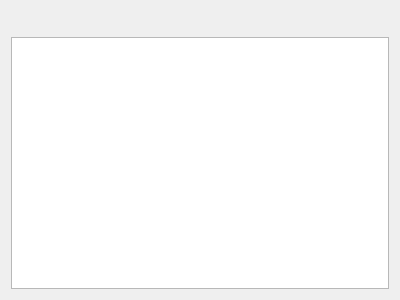
<?xml version="1.0" encoding="UTF-8"?>
<ui version="4.0">
 <class>FormChannels</class>
 <widget class="QWidget" name="FormChannels">
  <property name="geometry">
   <rect>
    <x>0</x>
    <y>0</y>
    <width>400</width>
    <height>300</height>
   </rect>
  </property>
  <property name="windowTitle">
   <string>Form</string>
  </property>
  <layout class="QVBoxLayout" name="verticalLayout_2">
   <item>
    <layout class="QVBoxLayout" name="verticalLayout">
     <item>
      <layout class="QHBoxLayout" name="horizontalLayout_2">
       <property name="spacing">
        <number>5</number>
       </property>
       <property name="sizeConstraint">
        <enum>QLayout::SetDefaultConstraint</enum>
       </property>
       <item>
        <widget class="ImageButton" name="m_buttonRefresh">
         <property name="enabled">
          <bool>true</bool>
         </property>
         <property name="sizePolicy">
          <sizepolicy hsizetype="Fixed" vsizetype="Fixed">
           <horstretch>0</horstretch>
           <verstretch>0</verstretch>
          </sizepolicy>
         </property>
         <property name="maximumSize">
          <size>
           <width>16</width>
           <height>16</height>
          </size>
         </property>
         <property name="text">
          <string/>
         </property>
         <property name="pixmap">
          <pixmap resource="../thumbnail.qrc">:/images/icon_refresh.png</pixmap>
         </property>
         <property name="scaledContents">
          <bool>true</bool>
         </property>
         <property name="margin">
          <number>0</number>
         </property>
        </widget>
       </item>
       <item>
        <spacer name="horizontalSpacer">
         <property name="orientation">
          <enum>Qt::Horizontal</enum>
         </property>
         <property name="sizeHint" stdset="0">
          <size>
           <width>40</width>
           <height>20</height>
          </size>
         </property>
        </spacer>
       </item>
      </layout>
     </item>
     <item>
      <widget class="PandaListWidget" name="m_listChannels">
       <property name="sizePolicy">
        <sizepolicy hsizetype="Expanding" vsizetype="Expanding">
         <horstretch>0</horstretch>
         <verstretch>0</verstretch>
        </sizepolicy>
       </property>
       <property name="dragEnabled">
        <bool>false</bool>
       </property>
       <property name="dragDropMode">
        <enum>QAbstractItemView::NoDragDrop</enum>
       </property>
       <property name="selectionMode">
        <enum>QAbstractItemView::NoSelection</enum>
       </property>
       <property name="movement">
        <enum>QListView::Static</enum>
       </property>
       <property name="resizeMode">
        <enum>QListView::Adjust</enum>
       </property>
       <property name="viewMode">
        <enum>QListView::IconMode</enum>
       </property>
      </widget>
     </item>
    </layout>
   </item>
  </layout>
 </widget>
 <customwidgets>
  <customwidget>
   <class>ImageButton</class>
   <extends>QLabel</extends>
   <header>customwidgets/imagebutton.h</header>
  </customwidget>
  <customwidget>
   <class>PandaListWidget</class>
   <extends>QListWidget</extends>
   <header>customwidgets/pandalistwidget.h</header>
  </customwidget>
 </customwidgets>
 <resources>
  <include location="../thumbnail.qrc"/>
  <include location="thumbnail.qrc"/>
 </resources>
 <connections/>
</ui>
